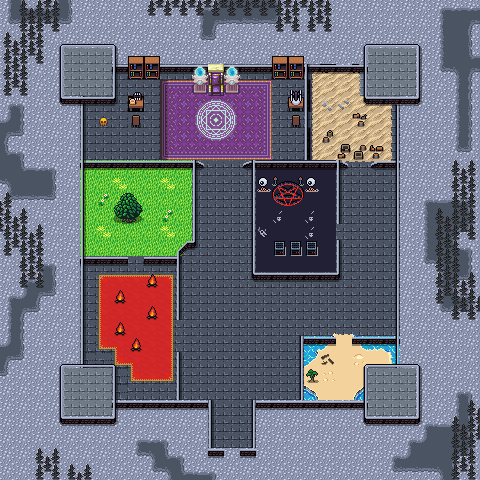

The image is a tile-based game level rendered from a .tmx file. Its description and source (layers, tilesets, objects; grid data summarised) follow:
An orthogonal 30x30 tile map with 16x16 px tiles, 5 tile layers (toggle, Collision, Background, Walls, ...), 5 tilesets and 24 objects (dialog).

<map version="1.10" tiledversion="1.10.1" orientation="orthogonal" renderorder="right-down" width="30" height="30" tilewidth="16" tileheight="16" infinite="0" nextlayerid="9" nextobjectid="74">
 <editorsettings>
  <export target="wastetown..tmx" format="tmx" />
 </editorsettings>
 <tileset firstgid="1" source="../../tileset/main.tsx" />
 <tileset firstgid="10113" source="../../tileset/buildings.tsx" />
 <tileset firstgid="11905" source="../../tileset/dungeon/dungeon_bis.tsx" />
 <tileset firstgid="28289" source="../../tileset/dungeon/DarkAbbeyTiles.tsx" />
 <tileset firstgid="28319" source="../../tileset/main-nocollide.tsx" />
 <layer id="8" name="toggle" width="30" height="30">
  <data>[900 cells, 21 non-empty, 7 distinct tile ids]</data>
 </layer>
 <layer id="6" name="Collision" width="30" height="30">
  <data>[900 cells, 474 non-empty, 18 distinct tile ids]</data>
 </layer>
 <layer id="1" name="Background" width="30" height="30">
  <data>[900 cells, 685 non-empty, 40 distinct tile ids]</data>
 </layer>
 <layer id="2" name="Walls" width="30" height="30">
  <data>[900 cells, 491 non-empty, 77 distinct tile ids]</data>
 </layer>
 <layer id="3" name="Clutter" width="30" height="30">
  <properties>
   <property name="spriteLayer" type="bool" value="true" />
  </properties>
  <data>[900 cells, 233 non-empty, 62 distinct tile ids]</data>
 </layer>
 <objectgroup id="4" name="Objects">
  <object id="38" template="../../obj/entry_up.tx" x="210" y="447.167" width="48" height="47">
   <properties>
    <property name="teleport" value="" />
   </properties>
  </object>
  <object id="48" template="../../obj/treasure.tx" x="269.167" y="95" />
  <object id="51" template="../../obj/treasure.tx" x="88.75" y="188.416" />
  <object id="52" template="../../obj/gold.tx" x="338" y="89.5" />
  <object id="53" template="../../obj/enemy.tx" x="286" y="231">
   <properties>
    <property name="defeatDialog">[
   {
   "action": [
      {"advanceMapFlag":"enemiesDefeated"},
      {"deleteMapObject": -1}
    ]
   }
]</property>
    <property name="enemy" value="Adept Black Wizard" />
    <property name="threatRange" type="int" value="20" />
   </properties>
  </object>
  <object id="54" template="../../obj/enemy.tx" x="145.001" y="221.083" width="16" height="20">
   <properties>
    <property name="defeatDialog">[
   {
   "action": [
      {"advanceMapFlag":"enemiesDefeated"},
      {"deleteMapObject": -1}
    ]
   }
]</property>
    <property name="enemy" value="Adept Green Wizard" />
    <property name="threatRange" type="int" value="20" />
   </properties>
  </object>
  <object id="55" template="../../obj/enemy.tx" x="335.333" y="127.167">
   <properties>
    <property name="defeatDialog">[
   {
   "action": [
      {"advanceMapFlag":"enemiesDefeated"},
      {"deleteMapObject": -1}
    ]
   }
]</property>
    <property name="enemy" value="Adept White Wizard" />
    <property name="threatRange" type="int" value="20" />
   </properties>
  </object>
  <object id="56" template="../../obj/enemy.tx" x="127.667" y="318.333" width="16" height="20">
   <properties>
    <property name="defeatDialog">[
   {
   "action": [
      {"advanceMapFlag":"enemiesDefeated"},
      {"deleteMapObject": -1}
    ]
   }
]</property>
    <property name="enemy" value="Adept Red Wizard" />
    <property name="threatRange" type="int" value="20" />
   </properties>
  </object>
  <object id="57" template="../../obj/enemy.tx" x="338.333" y="379.667" width="16" height="20">
   <properties>
    <property name="defeatDialog">[
   {
   "action": [
      {"advanceMapFlag":"enemiesDefeated"},
      {"deleteMapObject": -1}
    ]
   }
]</property>
    <property name="enemy" value="Adept Blue Wizard" />
    <property name="threatRange" type="int" value="20" />
   </properties>
  </object>
  <object id="58" template="../../obj/gold.tx" x="86.333" y="282.667" />
  <object id="59" template="../../obj/gold.tx" x="308.333" y="398.667" />
  <object id="60" template="../../obj/manashards.tx" x="376.75" y="362" />
  <object id="61" template="../../obj/manashards.tx" x="248.75" y="89" />
  <object id="62" template="../../obj/manashards.tx" x="170.25" y="89.75" />
  <object id="63" template="../../obj/booster.tx" x="127.75" y="108">
   <properties>
    <property name="reward">[
  {
    "editions": [ "CSP" ],
    "type": "card",
    "count": 10,
    "rarity": [ "Common" ]
  },
  {
    "editions": [ "CSP" ],
    "type": "card",
    "count": 3,
    "rarity": [ "Uncommon" ]
  },
  {
    "editions": [ "CSP" ],
    "type": "card",
    "count": 3,
    "rarity": [ "Rare", "Mythic Rare" ]
  }
]
</property>
   </properties>
  </object>
  <object id="64" template="../../obj/booster.tx" x="288" y="108.25">
   <properties>
    <property name="reward">[
  {
    "editions": [ "CSP" ],
    "type": "card",
    "count": 10,
    "rarity": [ "Common" ]
  },
  {
    "editions": [ "CSP" ],
    "type": "card",
    "count": 3,
    "rarity": [ "Uncommon" ]
  },
  {
    "editions": [ "CSP" ],
    "type": "card",
    "count": 3,
    "rarity": [ "Rare", "Mythic Rare" ]
  }
]
</property>
   </properties>
  </object>
  <object id="65" template="../../obj/gold.tx" x="319.75" y="182" />
  <object id="66" template="../../obj/enemy.tx" x="217.25" y="231.75">
   <properties>
    <property name="enemy" value="Cathar" />
    <property name="threatRange" type="int" value="40" />
    <property name="waypoints" value="71,68,69,70,69,68" />
   </properties>
  </object>
  <object id="68" template="../../obj/waypoint.tx" x="219.5" y="323.75" />
  <object id="69" template="../../obj/waypoint.tx" x="364.75" y="328.5" />
  <object id="70" template="../../obj/waypoint.tx" x="358.25" y="193" />
  <object id="71" template="../../obj/waypoint.tx" x="214.75" y="185.75" />
  <object id="72" template="../../obj/enemy.tx" x="195.203" y="125.343">
   <properties>
    <property name="enemy" value="Arcane Golem" />
    <property name="threatRange" type="int" value="40" />
   </properties>
  </object>
  <object id="73" name="Ward" type="dialog" gid="28296" x="199.5" y="177.75" width="48" height="16">
   <properties>
    <property name="dialog">[
	{
		"text": "A translucent, shimmering red field blocks your path. Pained screams echo through the room behind you.",
		"loctext": "adv.fort_fort_colorless_2_wizards.73.d.n0.text",
		"options": [
			{ "name": "Leave", "locname": "adv.shared.leave" },
			{
				"name": "Place your hand on the barrier",
				"locname": "adv.fort_fort_colorless_2_wizards.73.d.n3.name",
				"text": "The barrier fades into infinity before you.",
				"loctext": "adv.fort_fort_colorless_2_wizards.73.d.n2.text",
				"action": [
					{ "deleteMapObject": -1 }
				],
				"condition": [
					{
						"getMapFlag": {
							"key": "enemiesDefeated",
							"op": "&gt;=",
							"val": 5
						}
					}
				]
			}
		]
	}
]</property>
   </properties>
  </object>
 </objectgroup>
</map>
